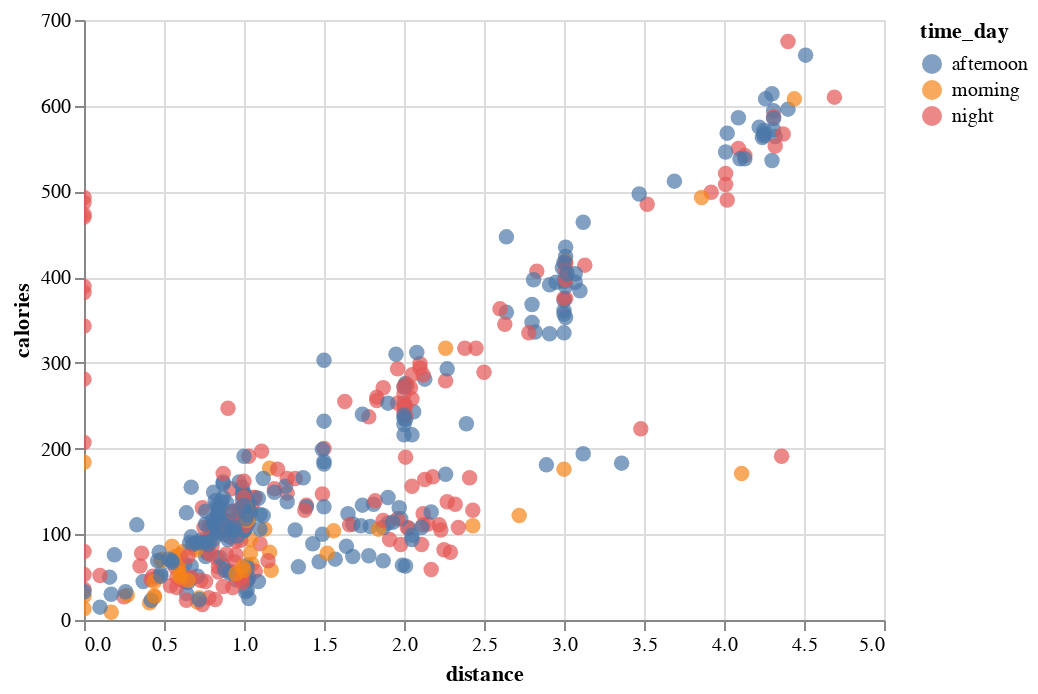

This figure's notebook cell:
### Code cell
alt.Chart(df[['avg_hr', 'max_hr', 'calories', 'distance', 'title', 'time_day']]).mark_circle(size=60).encode(
    x='distance',
    y='calories',
    color='time_day',
    tooltip=['avg_hr', 'max_hr', 'calories', 'distance', 'title', 'time_day']
).interactive()

### Figure 1 — Vega-Lite specification as saved in the notebook (floating-point values rounded to 4 significant figures; data arrays with more than 128 entries replaced by an {"elided": "..."} marker saying what was removed)
{"config": {"view": {"continuousWidth": 400, "continuousHeight": 300}}, "data": {"name": "data-0b589847b9f286af0f46a0b44afc6d8e"}, "mark": {"type": "circle", "size": 60}, "encoding": {"color": {"type": "nominal", "field": "time_day"}, "tooltip": [{"type": "quantitative", "field": "avg_hr"}, {"type": "quantitative", "field": "max_hr"}, {"type": "quantitative", "field": "calories"}, {"type": "quantitative", "field": "distance"}, {"type": "nominal", "field": "title"}, {"type": "nominal", "field": "time_day"}], "x": {"type": "quantitative", "field": "distance"}, "y": {"type": "quantitative", "field": "calories"}}, "selection": {"selector002": {"type": "interval", "bind": "scales", "encodings": ["x", "y"]}}, "$schema": "https://vega.github.io/schema/vega-lite/v4.0.2.json", "datasets": {"data-0b589847b9f286af0f46a0b44afc6d8e": {"elided": "454 records"}}}
